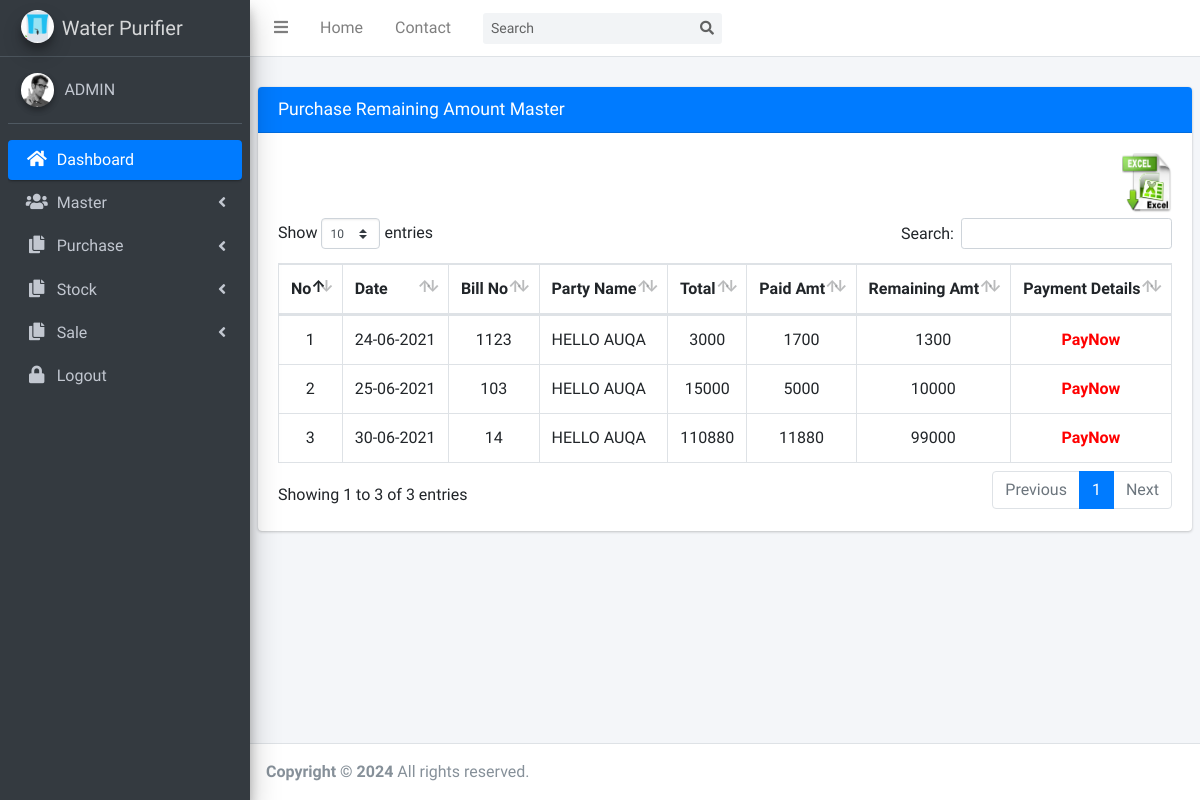
The app's page /purchase_remain_amt_list.php (signed in) with its own data.
### tables this page shows
CREATE TABLE `purchase_outstanding` (
  `id` int(11) NOT NULL,
  `purchase_id` int(50) DEFAULT 0,
  `receipt_no` varchar(50) DEFAULT '0',
  `bill_no` varchar(50) DEFAULT '0',
  `date` varchar(50) DEFAULT '0',
  `grand_tot` varchar(50) DEFAULT '0',
  `paid_amt` varchar(50) DEFAULT '0',
  `bal_amt` varchar(50) DEFAULT '0',
  `edt` timestamp NOT NULL DEFAULT current_timestamp()
);

CREATE TABLE `purchase_entry` (
  `id` int(11) NOT NULL,
  `party_id` varchar(100) DEFAULT '0',
  `bill_no` varchar(50) DEFAULT '0',
  `date` varchar(50) DEFAULT '0',
  `purchase_type` int(4) DEFAULT 0,
  `gst_type` int(4) DEFAULT 0,
  `total` varchar(100) DEFAULT '0',
  `discount_type` int(4) DEFAULT 0,
  `discnt_amt_per` varchar(100) DEFAULT '0',
  `dis_total` varchar(50) DEFAULT '0',
  `sgst` varchar(20) DEFAULT '0',
  `cgst` varchar(20) DEFAULT '0',
  `igst` varchar(20) DEFAULT '0',
  `grand_tot` varchar(20) DEFAULT '0',
  `pay_bill_amt` int(4) DEFAULT 0,
  `payamt` varchar(30) DEFAULT '0',
  `balamt` varchar(30) DEFAULT '0',
  `stock_sts` int(4) DEFAULT 0,
  `sts` int(4) DEFAULT 0,
  `edt` timestamp NULL DEFAULT current_timestamp()
);

CREATE TABLE `purchase_party_details` (
  `id` int(11) NOT NULL,
  `company_nm` varchar(100) DEFAULT '0',
  `mobile` varchar(50) DEFAULT '0',
  `adrs` varchar(500) DEFAULT '0',
  `email` varchar(50) DEFAULT '0',
  `gst_no` varchar(30) DEFAULT '0',
  `state` int(4) DEFAULT 0,
  `city_pin` varchar(10) DEFAULT '0',
  `sts` int(4) DEFAULT 0,
  `edt` timestamp NOT NULL DEFAULT current_timestamp()
);

### purchase_remain_amt_list.php (the view, shortened to what this page needs)
<!DOCTYPE html>
<html>
<head>
<?php
  include('common/meta.php');
?>
</head>
<body class="hold-transition sidebar-mini">
<div class="wrapper">
  <nav class="main-header navbar navbar-expand navbar-white navbar-light">
    <ul class="navbar-nav">
      <li class="nav-item">
        <a class="nav-link" data-widget="pushmenu" href="#"><i class="fas fa-bars"></i></a>
      </li>
      <li class="nav-item d-none d-sm-inline-block">
        <a href="index3.html" class="nav-link">Home</a>
      </li>
      <li class="nav-item d-none d-sm-inline-block">
        <a href="#" class="nav-link">Contact</a>
      </li>
    </ul>
    <form class="form-inline ml-3">
      <div class="input-group input-group-sm">
        <input class="form-control form-control-navbar" type="search" placeholder="Search" aria-label="Search">
        <div class="input-group-append">
          <button class="btn btn-navbar" type="submit">
            <i class="fas fa-search"></i>
          </button>
        </div>
      </div>
    </form>
  </nav>
  <?php include('common/sidemenu.php');?>
  <div class="content-wrapper">
    <section class="content-header">
    </section>
    <section class="content">
      <div class="row">
        <div class="col-12">
          <div class="card card-primary">
            <div class="card-header">
              <h3 class="card-title">Purchase Remaining Amount Master</h3>
            </div>
            <div class="card-body">
            <a href="javascript:getexcel()"><img src="img/EXCELIMG1.png" style="height:60px;width:50px;float:right;margin-bottom:5px"></a>
            <div class="table-responsive">
              <table id="example1" class="table table-bordered">
                <thead>
                <tr>
                  <th>No</th>
                  <th>Date</th>
                  <th>Bill No</th>
                  <th>Party Name</th>
                  <th>Total</th>
                  <th>Paid Amt</th>
                  <th>Remaining Amt</th>
                  <th style="text-align:center">Payment Details</th>
                </tr>
                </thead>
                <tbody>
                <?php
				include('lib/function.php');
				$qry="SELECT a.id AS soID,a.purchase_id,a.grand_tot,SUM(a.paid_amt) AS paid,b.id,b.bill_no,b.date,b.payamt,b.balamt,c.company_nm,c.mobile,c.email FROM purchase_outstanding AS a
LEFT JOIN purchase_entry AS b ON a.purchase_id=b.id
LEFT JOIN purchase_party_details AS c ON b.party_id=c.id
GROUP BY a.purchase_id,a.grand_tot";
				$st=$conn->prepare($qry);
				$st->execute();
				$cnt=1;
				while($row=$st->fetch(PDO::FETCH_ASSOC))
				{
					$id=$row['purchase_id'];
					$grand=$row['grand_tot'];
					$paid=$row['paid'];
					$remaining=$grand-$paid;
					if($remaining != '0')
					{
						echo '<tr>';
						echo '<td align="center">'.$cnt.'</td>';
						echo '<td>'.date('d-m-Y',strtotime($row['date'])).'</td>';
						echo '<td align="center"> '.$row['bill_no'].'</td>';
						echo '<td>'.$row['company_nm'].'</td>';
						echo '<td align="center">'.$grand.'</td>';
						echo '<td align="center">'.$paid.'</td>';
						echo '<td align="center">'.$remaining.'</td>';
						echo '<td align="center"><a href="javascript:payment('.$id.')" style="color:#f00"><b>PayNow</b></a></td>';
						echo '</tr>';
					}
					$cnt++;
				}
				?>
                </tbody>
              </table>
              </div>
            </div>
          </div>
        </div>
      </div>
    </section>
  </div>
  <?php include('common/footer.php')?>
</div>
</body>
</html>

### common/sidemenu.php (shortened to what this page needs)
<aside class="main-sidebar sidebar-dark-primary elevation-4">
    <a href="index3.php" class="brand-link">
      <img src="img/favicon.png" alt="Water Purifier" class="brand-image img-circle elevation-3">
      <span class="brand-text font-weight-light">Water Purifier</span>
    </a>
    <div class="sidebar">
      <div class="user-panel mt-3 pb-3 mb-3 d-flex">
    	<div class="image">
          <img src="dist/img/user2-160x160.jpg" class="img-circle elevation-2" alt="User Image">
        </div>
        <div class="info">
          <a href="#" class="d-block">
		  <?php
		  $uId=$_SESSION['logId'];
		  include('lib/function.php');
		  $qry="SELECT uname FROM login_tbl WHERE id='$uId'";
		  $st=$conn->prepare($qry);
		  $st->execute();
		  $row=$st->fetch(PDO::FETCH_ASSOC);
		  $usernm=$row['uname'];
		  echo strtoupper($usernm);
		  ?>
          </a>
        </div>
      </div>
      <nav class="mt-2">
        <ul class="nav nav-pills nav-sidebar flex-column" data-widget="treeview" role="menu" data-accordion="false">
          <li class="nav-item has-treeview menu-open">
            <a href="admin.php" class="nav-link active">
              <i class="nav-icon fas fa-home"></i>
              <p>
                Dashboard
              </p>
            </a>
          </li>
          <li class="nav-item has-treeview">
            <a href="#" class="nav-link">
              <i class="nav-icon fas fa-users"></i>
              <p>
                Master
                <i class="fas fa-angle-left right"></i>
              </p>
            </a>
          </li>
          <li class="nav-item has-treeview">
            <a href="#" class="nav-link">
              <i class="nav-icon fas fa-copy"></i>
              <p>
                Purchase
                <i class="fas fa-angle-left right"></i>
              </p>
            </a>
          </li>
          <li class="nav-item has-treeview">
            <a href="#" class="nav-link">
              <i class="nav-icon fas fa-copy"></i>
              <p>
                Stock
                <i class="fas fa-angle-left right"></i>
              </p>
            </a>
          </li>
          <li class="nav-item has-treeview">
            <a href="#" class="nav-link">
              <i class="nav-icon fas fa-copy"></i>
              <p>
                Sale
                <i class="fas fa-angle-left right"></i>
              </p>
            </a>
          </li>
           <li class="nav-item">
            <a href="logout.php" class="nav-link">
              <i class="fas fa-lock nav-icon"></i>
              <p>Logout</p>
            </a>
           </li>
        </ul>
      </nav>
    </div>
  </aside>

### records on screen
purchase_outstanding: purchase_entry.date "24-06-2021", purchase_entry.bill_no "1123", purchase_party_details.company_nm "HELLO AUQA", grand_tot "3000", paid "1700", remaining "1300"
purchase_outstanding: purchase_entry.date "25-06-2021", purchase_entry.bill_no "103", purchase_party_details.company_nm "HELLO AUQA", grand_tot "15000", paid "5000", remaining "10000"
purchase_outstanding: purchase_entry.date "30-06-2021", purchase_entry.bill_no "14", purchase_party_details.company_nm "HELLO AUQA", grand_tot "110880", paid "11880", remaining "99000"

### other values on screen
$usernm "ADMIN"
